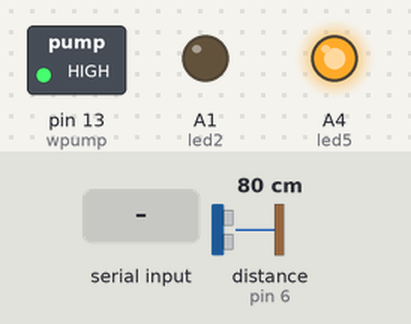
Bench run of a sketch on a simulated Arduino Uno, built with avr-gcc and run on an emulated ATmega328P. Parts: switched loads named in the sketch (green lamp = pin HIGH), output pins drawn as LEDs (lit = HIGH). Wiring (inferred from the names in the program): ultrasonic range finder: trigger pin 7; echo pin 6. Inputs (shaded band) come from the test bench; at power-on: distance to the obstacle (sensor on pin 6) 80 cm. The echo pulse lasts 58.3 µs per cm; pins used as bus, display or sensor lines are not drawn; what the sketch prints to the serial monitor is not drawn.

Above: at 2.2 s.
2.3 s: "10\n" received over the second serial link
At 3.0 s:
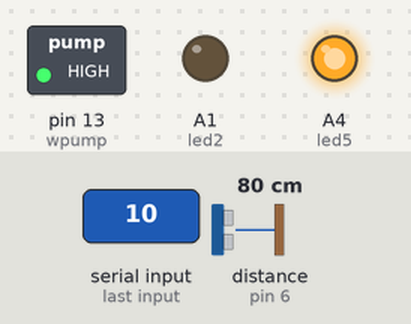
3.8 s: distance to the obstacle (sensor on pin 6) set to 7 cm
At 4.7 s:
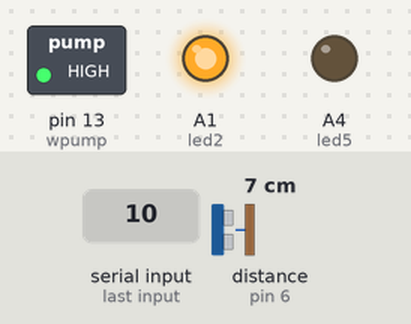
5.3 s: distance to the obstacle (sensor on pin 6) set to 9 cm
8.3 s: distance to the obstacle (sensor on pin 6) set to 12 cm
At 9.5 s:
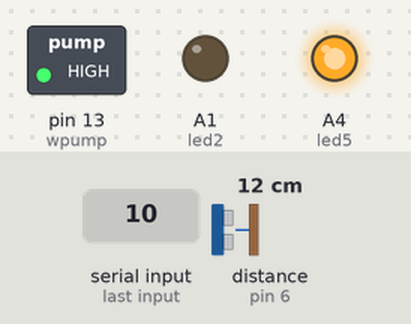
Timing chart, 0 to 11.3 s (numbered marks = the images above; inputs shaded):
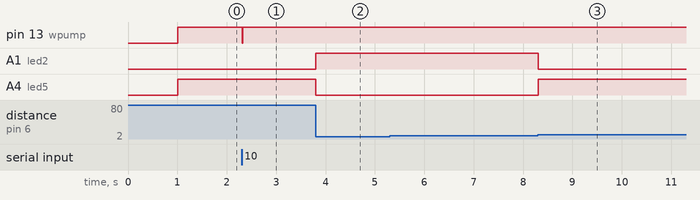

The sketch:

mASTER_a_Arduino_IOT_Water_level.ino
```cpp
// iot water level monitoring

#include <SoftwareSerial.h>
SoftwareSerial nodemcu(11, 10);

#define trigpin 7 // digital pin 7
#define echopin 6 // digital pin 6

int wpump = 13; // water pump
int flag = 0;
int led2 = A1;
int led5 = A4;
int duration, distance;

int firstVal;
String myString; // complete message from Arduino, which consistors of sensors data
char rdata; // received characters
String cdata; // complete data


void setup()
{
  Serial.begin(9600);
  nodemcu.begin(9600);
  pinMode(trigpin, OUTPUT);
  pinMode(echopin, INPUT);
  pinMode(wpump, OUTPUT);
  digitalWrite(wpump, LOW);

  pinMode(led2, OUTPUT);
  pinMode(led5, OUTPUT);

  digitalWrite(led2, LOW);
  digitalWrite(led5, LOW);

  delay(1000);
}

void loop()
{ if (nodemcu.available() == 0 )
  {
    ultrasonic();
  }
  if ( nodemcu.available() > 0 )
  {
    rdata = nodemcu.read();
    myString = myString + rdata;
    //Serial.print(rdata);
    if ( rdata == '\n')
    {
      Serial.println(myString);
      // new code
      String l = getValue(myString, ',', 0);
      firstVal = l.toInt(); //
      myString = "";
      if ( (firstVal == 10) && ( flag == 0) ) // turn off pump
      {
        digitalWrite(wpump, LOW);
        flag = 1;
      }
      if ( (firstVal == 11) && ( flag == 1) ) // turn ON pump
      {
        digitalWrite(wpump, HIGH);
        flag = 0;
      }
    }
  }
}

void ultrasonic()
{ digitalWrite(trigpin, HIGH);
  delayMicroseconds(1000);
  digitalWrite(trigpin, LOW);

  duration = pulseIn(echopin, HIGH);

  distance = ( duration / 2) / 29.1;
  distance = distance - 4;
  Serial.println("cm:");
  nodemcu.println(distance); // send to nodemcu module

  if (  (distance > 0) && (distance <= 1)   )
  //LED5 = VALVE A, LED 2 = VALVE B
  { // STOP PUMP AND CLOSE VALVES
    digitalWrite(wpump, LOW);
    digitalWrite(led2, HIGH);
    digitalWrite(led5, LOW);
  } else if (  (distance > 1) && (distance <= 2.5)  )
  {//PUMP B
    digitalWrite(led2, HIGH); //VALVE B
    digitalWrite(led5, LOW);
  } else if (  (distance > 3) && (distance <= 5)  )
  {
//    digitalWrite(led2, LOW);
//    digitalWrite(led5, HIGH);
  } else if (  (distance > 5) && (distance <= 7)  )
  {
    digitalWrite(led2, LOW);
    digitalWrite(led5, HIGH); //VALVE A
  } else if (  (distance > 7) && (distance <= 10)  )
  {// PUMP A
    digitalWrite(led2, LOW);
    digitalWrite(led5, HIGH); //VALVE A
    digitalWrite(wpump, HIGH);
  } else if (  distance > 10 )
  {
    digitalWrite(led5, HIGH);
    digitalWrite(wpump, HIGH);
  }
}

String getValue(String data, char separator, int index)
{
  int found = 0;
  int strIndex[] = { 0, -1 };
  int maxIndex = data.length() - 1;

  for (int i = 0; i <= maxIndex && found <= index; i++)
  {
    if (data.charAt(i) == separator || i == maxIndex)
    {
      found++;
      strIndex[0] = strIndex[1] + 1;
      strIndex[1] = (i == maxIndex) ? i + 1 : i;
    }
  }
  return found > index ? data.substring(strIndex[0], strIndex[1]) : "";
}
```

Measured:
- the behaviour switches between 10 and 11 cm on distance to the obstacle (sensor on pin 6) (found by bisection; images 2 and 3)
- after the input at 2.3 s, pin 13 (wpump): HIGH → LOW at once, → HIGH 0.01 s later
- after the input at 3.8 s, A1 (led2): LOW → HIGH at once; A4 (led5): HIGH → LOW at once
- after the input at 5.3 s, every drawn part: stays the same
- after the input at 8.3 s, A1 (led2): HIGH → LOW at once; A4 (led5): LOW → HIGH at once
